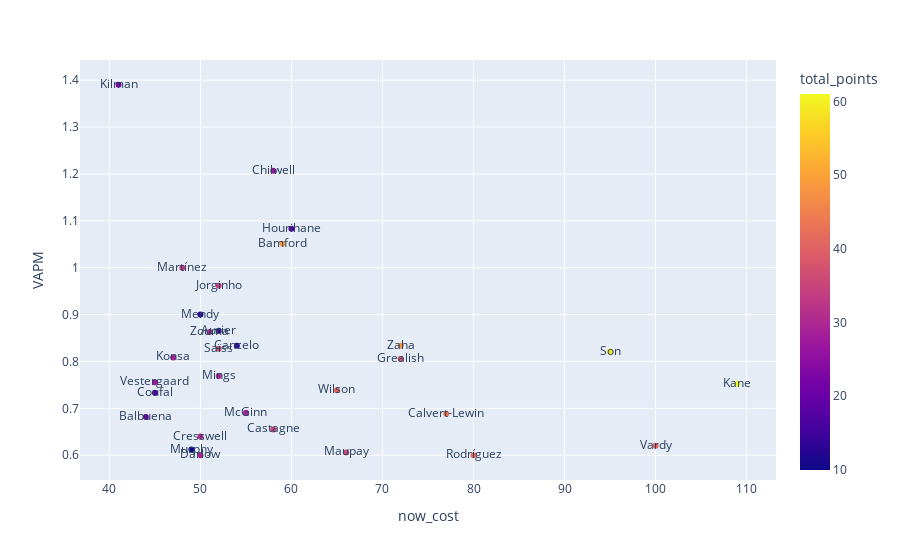

The cell this chart's notebook holds for it:
### Code cell
player_value()

### Figure 1 — Plotly figure (JSON) as saved in the notebook; plotly's stock layout.template omitted (floating-point values rounded to 4 significant figures)
{"data": [{"customdata": [[7.7], [9], [8.5], [8.2], [6.8], [7], [6.5], [6.5], [6.4], [6.5], [8], [6.3], [9.8], [5.8], [7.8], [6], [5.4], [10.2], [6.8], [5.3], [5.8], [7.3], [5], [5.8], [5.2], [8.2], [5], [6], [5], [6.8]], "hovertemplate": "now_cost=%{x}<br>VAPM=%{y}<br>web_name=%{text}<br>PPG=%{customdata[0]}<br>total_points=%{marker.color}<extra></extra>", "legendgroup": "", "marker": {"color": [23, 27, 17, 49, 34, 35, 13, 13, 32, 13, 48, 38, 59, 29, 39, 30, 27, 61, 41, 16, 29, 44, 20, 35, 31, 41, 10, 36, 30, 41], "coloraxis": "coloraxis", "symbol": "circle"}, "mode": "markers+text", "name": "", "orientation": "v", "showlegend": false, "text": ["Kilman", "Chilwell", "Hourihane", "Bamford", "Martínez", "Jorginho", "Mendy", "Aurier", "Zouma", "Cancelo", "Zaha", "Saïss", "Son", "Konsa", "Grealish", "Mings", "Vestergaard", "Kane", "Wilson", "Coufal", "McGinn", "Calvert-Lewin", "Balbuena", "Castagne", "Cresswell", "Vardy", "Murphy", "Maupay", "Darlow", "Rodríguez"], "type": "scatter", "x": [41, 58, 60, 59, 48, 52, 50, 52, 51, 54, 72, 52, 95, 47, 72, 52, 45, 109, 65, 45, 55, 77, 44, 58, 50, 100, 49, 66, 50, 80], "xaxis": "x", "y": [1.39, 1.207, 1.083, 1.051, 1, 0.9615, 0.9, 0.8654, 0.8627, 0.8333, 0.8333, 0.8269, 0.8211, 0.8085, 0.8056, 0.7692, 0.7556, 0.7523, 0.7385, 0.7333, 0.6909, 0.6883, 0.6818, 0.6552, 0.64, 0.62, 0.6122, 0.6061, 0.6, 0.6], "yaxis": "y"}], "layout": {"coloraxis": {"colorbar": {"title": {"text": "total_points"}}, "colorscale": [[0, "#0d0887"], [0.1111, "#46039f"], [0.2222, "#7201a8"], [0.3333, "#9c179e"], [0.4444, "#bd3786"], [0.5556, "#d8576b"], [0.6667, "#ed7953"], [0.7778, "#fb9f3a"], [0.8889, "#fdca26"], [1, "#f0f921"]]}, "legend": {"tracegroupgap": 0}, "margin": {"t": 60}, "xaxis": {"anchor": "y", "domain": [0, 1], "title": {"text": "now_cost"}}, "yaxis": {"anchor": "x", "domain": [0, 1], "title": {"text": "VAPM"}}}}
